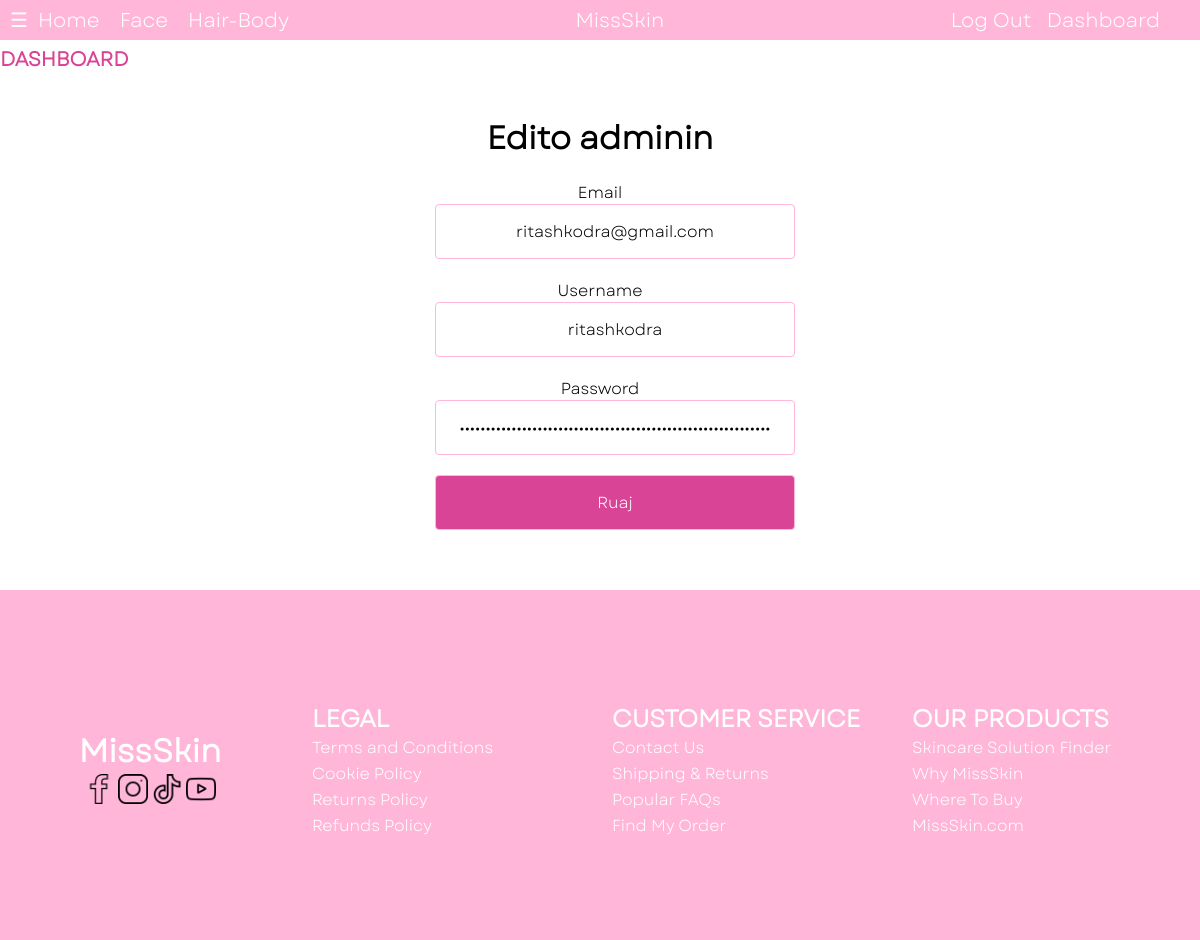
Page /editAdmin.php?id=44 (signed in) on the committed database.
### tables this page shows
CREATE TABLE `user` (
  `userID` int(11) NOT NULL,
  `username` varchar(255) NOT NULL,
  `email` varchar(255) NOT NULL,
  `userpassword` varbinary(255) NOT NULL,
  `role` int(11) NOT NULL
);

### UserMapper.php (called while the page is built, shortened)
<?php
require_once "database.php";
class UserMapper extends Database
{
    private $db;
    public function __construct()
    {
        $this->db=new Database;
    }
    public function getUserByID($userId)
    {
        $query = $this->db->pdo->prepare("SELECT * from user where userID=:id");
        $query->bindParam(":id", $userId);
        $query->execute();
         $result = $query->fetch(PDO::FETCH_ASSOC);
        return $result;
    }
}

### database.php (called while the page is built, shortened)
<?php
class Database{
    public function __construct(){
        try{
            $link=new PDO('mysql:host=localhost;dbname=missskin','root','');
            $this->pdo=$link;
        }catch(PDOException $exception){
            die($exception->getMessage());
        }
    }
 }
?>

### person.php (called while the page is built, shortened)
<?php
abstract class Person
{
    function __construct($email, $username, $password, $role)
    {
        $this->email = $email;
        $this->username = $username;
        $this->password = $password;
    }
}

### admin.php (called while the page is built, shortened)
<?php
require_once 'person.php';
class Admin extends Person
{
    public function getUsername()
    {
        return $this->username;
    }
    public function getPassword()
    {
        return $this->password;
    }
    public function getEmail()
    {
        return $this->email;
    }
}

### editAdmin.php (the view, shortened to what this page needs)
<?php
require_once 'UserMapper.php';
include_once 'admin.php';
$mapper = new UserMapper();
if(isset($_GET['id'])){
    $adminId = $_GET['id'];
}
$currentAdmin = $mapper->getUserByID($adminId);
$admin = new Admin($currentAdmin['email'], $currentAdmin['username'], $currentAdmin['userpassword'], $currentAdmin['role']);
?>
<!DOCTYPE html>
<html lang="en">
<head>
    <link rel="stylesheet" href="crud.css">
</head>
<body>
<div class="nav">
<p>
    <div class="navicon">&#9776;</div>
   <a href="home.php"> <label for="">Home</label></a>
    <a href="face.php" class="active"><label for="">Face</label></a>
   <a href="hairbody.php"> <label for="">Hair-Body</label></a>
    <a href="home.php" class="MissSkin"><label for="">MissSkin</label></a>
</p>
<div class="LogIn">
<?php
if (isset($_SESSION['loggedin'])) {
    echo '<a href="Logout.php" class="LogIn">Log Out</a>';
    if ($_SESSION['role'] == 1) {
        echo '<a href="dashboard.php" class="LogIn">Dashboard</a>';
    }
} else {
    echo '<a href="login.php" class="LogIn">Log In</a>';
}
?>
</div>
</div>
<div class="kthehuD">
<h2 ><a href="dashboard.php"> DASHBOARD</a></h2>
</div>
<div class="input createP">
    <h1>Edito adminin</h1>
<form method="POST">
        <p><label for="register-emailaddress">Email</label></p>
        <p><input type="text" name="register-emailaddress" value="<?php echo $admin->getEmail(); ?>"></p>
        <p><label for="register-username">Username</label></p>
        <p> <input type="text" name="register-username" value="<?php echo $admin->getUsername(); ?>"></p>
        <p><label for="password">Password</label></p>
        <p><input type="password" name="register-password" value="<?php echo $admin->getPassword(); ?>"></p>
    <p><input type="submit" name="Submit" value="Ruaj" class="update_button"></p>
</form>
</div>
<footer>
    <div class="footer">
        <div class="minifooter">
            <h1 id="footerTitle">MissSkin</h1>
            <p id="icon"><a href="https://www.facebook.com/" target="_blank"><img src="Fotot/facebook.png" alt=""></a>
                <a href="https://www.Instagram.com" target="_blank" ><img src="Fotot/instagram.png" alt=""></a>
                <a href="https://www.tiktok.com" target="_blank"><img src="Fotot/tik-tok.png" alt=""></a>
                <a href="https://www.youtube.com" target="_blank"><img src="Fotot/youtube.png" alt=""></a>
            </p>
        </div>
        <div class="minifooter">
            <h2>LEGAL</h2>
           <p>Terms and Conditions</p>
           <p>Cookie Policy</p>
           <p>Returns Policy</p>
           <p>Refunds Policy</p>
        </div>
        <div class="minifooter">
            <h2>CUSTOMER SERVICE</h2>
           <p>Contact Us</p>
           <p>Shipping & Returns</p>
           <p>Popular FAQs</p>
           <p>Find My Order</p>
        </div>
        <div class="minifooter">
            <h2>OUR PRODUCTS</h2>
           <p>Skincare Solution Finder</p>
           <p>Why MissSkin</p>
           <p>Where To Buy</p>
           <p>MissSkin.com</p>
        </div>
    </div>
</footer>
</body>
</html>

### crud.css (style rules this page uses)
* { font-family: myFont; margin: 0; padding: 0; box-sizing: border-box; }
body { margin: 0; padding: 0; }
.nav { display: flex; align-items: center; background-color: #ffb6d9; color: white; height: 40px; padding: 10px; font-size: 20px; z-index: 1000; position: sticky; top: 0px; width: 100%; }
.nav a { color: white; text-decoration: none; margin: 0 10px; }
.nav .LogIn { margin-left: auto; margin-right: 15px; }
.nav .MissSkin { margin-left: auto; }
.input h1 { text-align: center; margin-top: unset; margin-bottom: 20px; }
.input { margin: 40px auto; box-sizing: border-box; width: 90%; max-width: 600px; }
.input input { width: 60%; font-size: 16px; padding: 15px; border-radius: 4px; border: 1px solid #ffb6d9; text-align: center; margin-bottom: 20px; box-sizing: border-box; text-align: center; }
.input input:last-child { margin-left: 30px; }
.update_button { background-color: #d94496; color: white; padding: 15px; border: none; cursor: pointer; width: 100%; }
.createP p { text-align: center; font-size: 16px; width: 100%; }
.kthehuD h2 a { text-decoration: none; color: #d94496; font-size: 20px; }
.footer { display: flex; flex-wrap: wrap; background-color: #ffb6d9; color: white; height: 350px; margin-right: 0px; padding-top: 10px; width: 100%; }
.minifooter { display: flex; flex-wrap: wrap; flex-direction: column; justify-content: center; margin-right: 20px; width: 22.1%; padding: 2px; flex: 1; margin: 0 10px; }
.minifooter p { margin-bottom: 3px; }
.minifooter #footerTitle { display: flex; flex-wrap: wrap; justify-content: center; }
.minifooter a img { width: 30px; height: 30px; }
.minifooter #icon { text-align: center; }

### rows in the picture
user: register-emailaddress "ritashkodra@gmail.com", register-username "ritashkodra"
